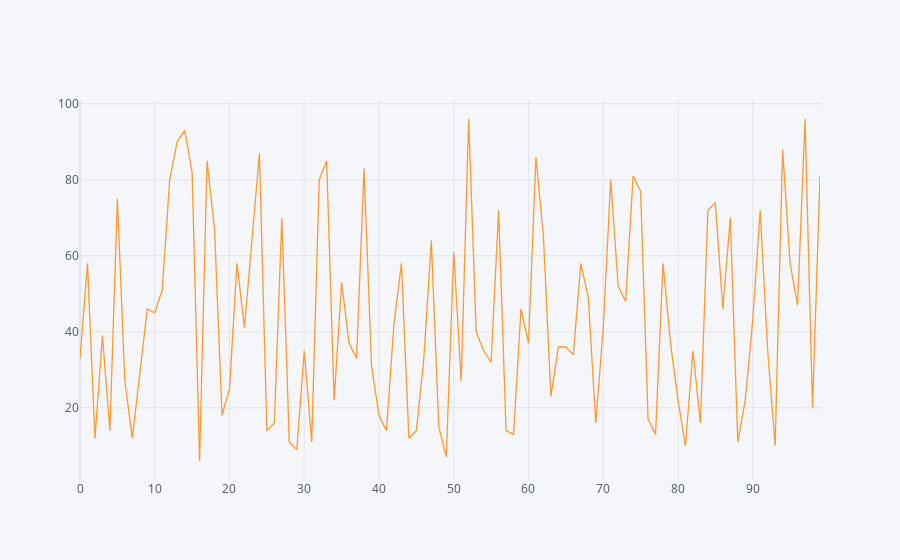

Notebook code for this chart:
### Code cell
df1.iplot()

### Figure 1 — Plotly figure (JSON) as saved in the notebook; plotly's stock layout.template omitted (floating-point values rounded to 4 significant figures)
{"data": [{"line": {"color": "rgba(255, 153, 51, 1.0)", "dash": "solid", "shape": "linear", "width": 1.3}, "mode": "lines", "name": "0", "text": "", "type": "scatter", "x": [0, 1, 2, 3, 4, 5, 6, 7, 8, 9, 10, 11, 12, 13, 14, 15, 16, 17, 18, 19, 20, 21, 22, 23, 24, 25, 26, 27, 28, 29, 30, 31, 32, 33, 34, 35, 36, 37, 38, 39, 40, 41, 42, 43, 44, 45, 46, 47, 48, 49, 50, 51, 52, 53, 54, 55, 56, 57, 58, 59, 60, 61, 62, 63, 64, 65, 66, 67, 68, 69, 70, 71, 72, 73, 74, 75, 76, 77, 78, 79, 80, 81, 82, 83, 84, 85, 86, 87, 88, 89, 90, 91, 92, 93, 94, 95, 96, 97, 98, 99], "y": [33, 58, 12, 39, 14, 75, 27, 12, 29, 46, 45, 51, 80, 90, 93, 82, 6, 85, 67, 18, 25, 58, 41, 65, 87, 14, 16, 70, 11, 9, 35, 11, 80, 85, 22, 53, 37, 33, 83, 31, 18, 14, 42, 58, 12, 14, 33, 64, 15, 7, 61, 27, 96, 40, 35, 32, 72, 14, 13, 46, 37, 86, 65, 23, 36, 36, 34, 58, 49, 16, 41, 80, 52, 48, 81, 77, 17, 13, 58, 37, 22, 10, 35, 16, 72, 74, 46, 70, 11, 22, 43, 72, 35, 10, 88, 58, 47, 96, 20, 81]}], "layout": {"legend": {"bgcolor": "#F5F6F9", "font": {"color": "#4D5663"}}, "paper_bgcolor": "#F5F6F9", "plot_bgcolor": "#F5F6F9", "title": {"font": {"color": "#4D5663"}}, "xaxis": {"gridcolor": "#E1E5ED", "showgrid": true, "tickfont": {"color": "#4D5663"}, "title": {"font": {"color": "#4D5663"}, "text": ""}, "zerolinecolor": "#E1E5ED"}, "yaxis": {"gridcolor": "#E1E5ED", "showgrid": true, "tickfont": {"color": "#4D5663"}, "title": {"font": {"color": "#4D5663"}, "text": ""}, "zerolinecolor": "#E1E5ED"}}}
